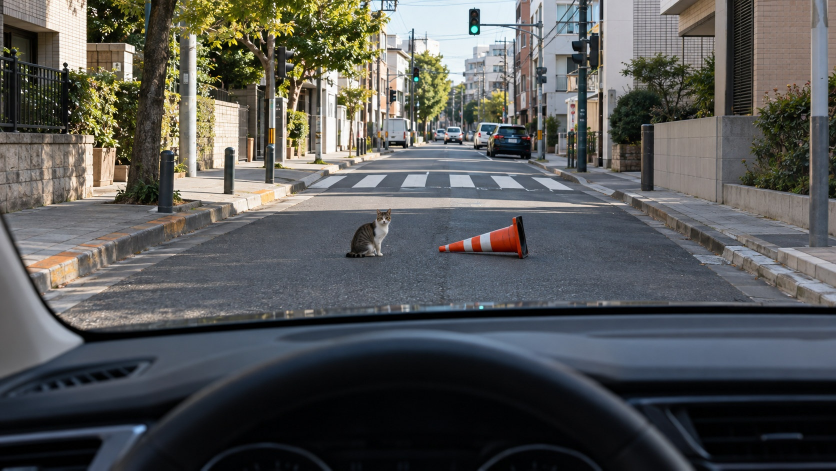
#> input picture training/dataset/images/train/cat-cone.jpg, 1672 x 941 px, given in place of clear-green.jpg, which was not available (shown at 1/2 size)
$ python build_dataset.py
#> lines starting #> are read from the running program, lines starting #| are printed output that depends on the picture; pictures that were not available may be replaced by others from this repository, and a replacement may not be noted
"""Monta o dataset YOLO (training/dataset) a partir das cenas + annotations.py.

Como há apenas 5 cenas, cada uma é expandida em várias variações offline
(recortes aleatórios que mantêm os objetos, ajustes de brilho/contraste,
espelhamento horizontal). Variações de matiz NÃO são aplicadas, pois
trocariam vermelho por verde.
"""
import random
import shutil
from pathlib import Path

from PIL import Image, ImageEnhance

from annotations import ANNOTATIONS, CLASSES, REF_H, REF_W, yolo_lines

ROOT = Path(__file__).resolve().parent.parent
SCENES = ROOT / 'public' / 'scenes'
OUT = Path(__file__).resolve().parent / 'dataset'
VARIANTS = 14          # variações por cena (além da original)
random.seed(7)


def boxes_for(scene_id):
    return [(CLASSES.index(n), x1 / REF_W, y1 / REF_H, x2 / REF_W, y2 / REF_H)
            for n, x1, y1, x2, y2 in ANNOTATIONS[scene_id]]


def write_label(path, boxes):
    lines = []
    for c, x1, y1, x2, y2 in boxes:
        x1, y1, x2, y2 = [min(1, max(0, v)) for v in (x1, y1, x2, y2)]
        if x2 - x1 < 0.004 or y2 - y1 < 0.004:
            continue
        lines.append(f'{c} {(x1 + x2) / 2:.6f} {(y1 + y2) / 2:.6f} {x2 - x1:.6f} {y2 - y1:.6f}')
    path.write_text('\n'.join(lines) + '\n')


def variant(img, boxes):
    w, h = img.size
    # recorte aleatório (escala 0.7-1.0) que mantém a maioria das caixas visíveis
    s = random.uniform(0.7, 1.0)
    cw, ch = int(w * s), int(h * s)
    x0, y0 = random.randint(0, w - cw), random.randint(0, h - ch)
    crop = img.crop((x0, y0, x0 + cw, y0 + ch)).resize((w, h), Image.BILINEAR)
    nb = []
    for c, x1, y1, x2, y2 in boxes:
        X1, Y1, X2, Y2 = x1 * w, y1 * h, x2 * w, y2 * h
        X1, X2 = max(X1, x0), min(X2, x0 + cw)
        Y1, Y2 = max(Y1, y0), min(Y2, y0 + ch)
        if X2 - X1 < 0.6 * (x2 - x1) * w or Y2 - Y1 < 0.6 * (y2 - y1) * h:
            continue  # objeto cortado demais
        nb.append((c, (X1 - x0) / cw, (Y1 - y0) / ch, (X2 - x0) / cw, (Y2 - y0) / ch))
    if random.random() < 0.5:  # espelhamento horizontal
        crop = crop.transpose(Image.FLIP_LEFT_RIGHT)
        nb = [(c, 1 - x2, y1, 1 - x1, y2) for c, x1, y1, x2, y2 in nb]
    crop = ImageEnhance.Brightness(crop).enhance(random.uniform(0.8, 1.2))
    crop = ImageEnhance.Contrast(crop).enhance(random.uniform(0.85, 1.15))
    crop = ImageEnhance.Color(crop).enhance(random.uniform(0.85, 1.15))  # saturação, não matiz
    return crop, nb


def main():
    if OUT.exists():
        shutil.rmtree(OUT)
    for split in ('train', 'val'):
        (OUT / 'images' / split).mkdir(parents=True)
        (OUT / 'labels' / split).mkdir(parents=True)
    for sid in ANNOTATIONS:
        img = Image.open(SCENES / f'{sid}.jpg').convert('RGB')
#> img is the input picture: PIL image 1672x941 RGB; mean R, G, B 86.2, 87.1, 85.9
        boxes = boxes_for(sid)
        # original: vai para train e val (val = as 5 cenas originais do jogo)
        for split in ('train', 'val'):
            img.save(OUT / 'images' / split / f'{sid}.jpg', quality=95)
            write_label(OUT / 'labels' / split / f'{sid}.txt', boxes)
        for i in range(VARIANTS):
            v, nb = variant(img, boxes)
            v.save(OUT / 'images' / 'train' / f'{sid}_v{i:02d}.jpg', quality=92)
            write_label(OUT / 'labels' / 'train' / f'{sid}_v{i:02d}.txt', nb)
#> this loop made 14 passes
#> pass 1, in variant, `crop = img.crop((x0, y0, x0 + cw, y0 + ch)).resize((w, h), Image.BILIN..`:
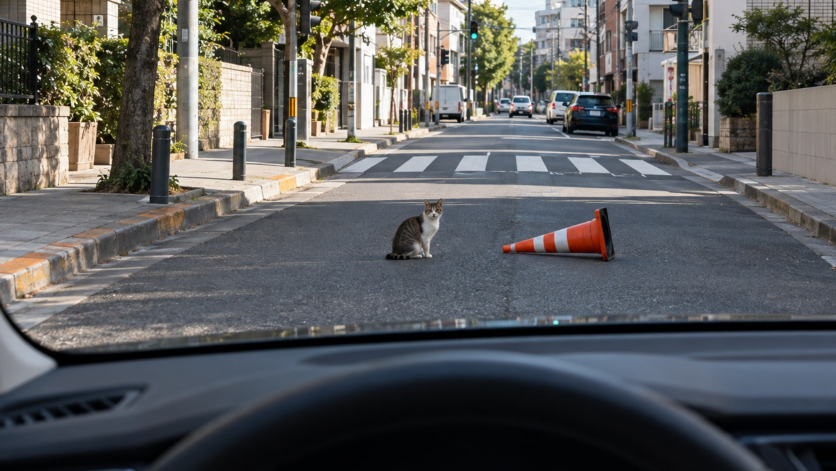
#> crop: PIL image 1672x941 RGB (shown at 1/2 size); mean R, G, B 90.4, 91.5, 91.2
#> pass 1, in variant, `crop = ImageEnhance.Brightness(crop).enhance(random.uniform(0.8, 1.2))`:
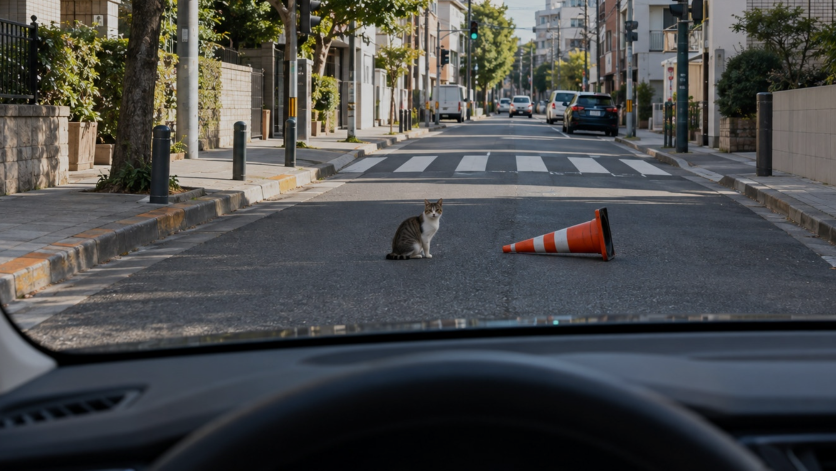
#> crop: PIL image 1672x941 RGB (shown at 1/2 size); mean R, G, B 74.5, 75.3, 75.1
#> after the loop:
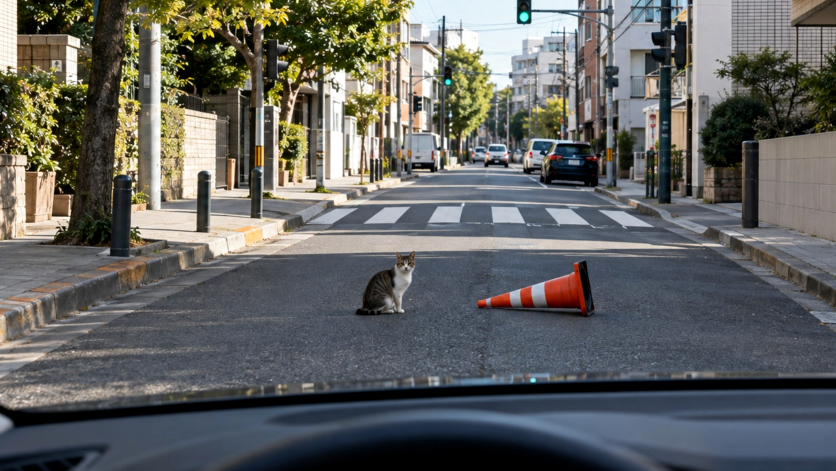
#> v: PIL image 1672x941 RGB (shown at 1/2 size); mean R, G, B 98.3, 99.3, 96.6
#> pass 2 of the loop in main, `for sid in ANNOTATIONS:`:
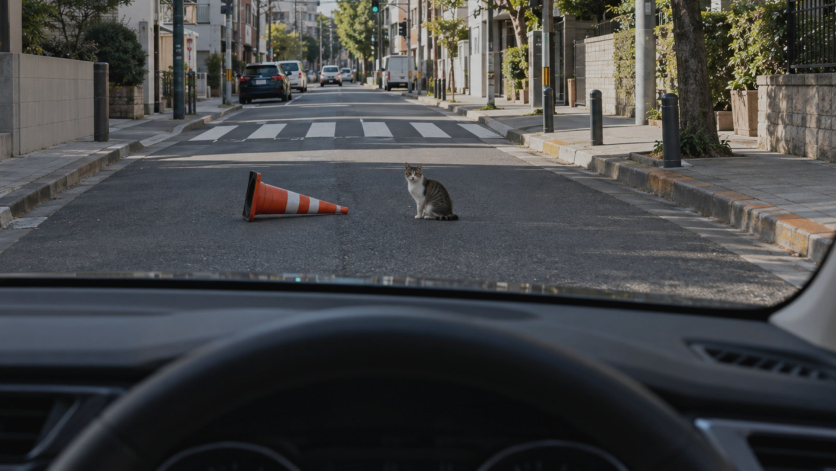
#> input picture training/dataset/images/train/cat-cone_v00.jpg, 1672 x 941 px, given in place of red-pedestrian.jpg, which was not available (shown at 1/2 size)
#> in main, img is the input picture: PIL image 1672x941 RGB; mean R, G, B 69.2, 70.1, 70.8
#> the loop in main, `for i in range(VARIANTS):` made 14 passes
#> pass 1, in variant (call 15), `crop = ImageEnhance.Brightness(crop).enhance(random.uniform(0.8, 1.2))`:
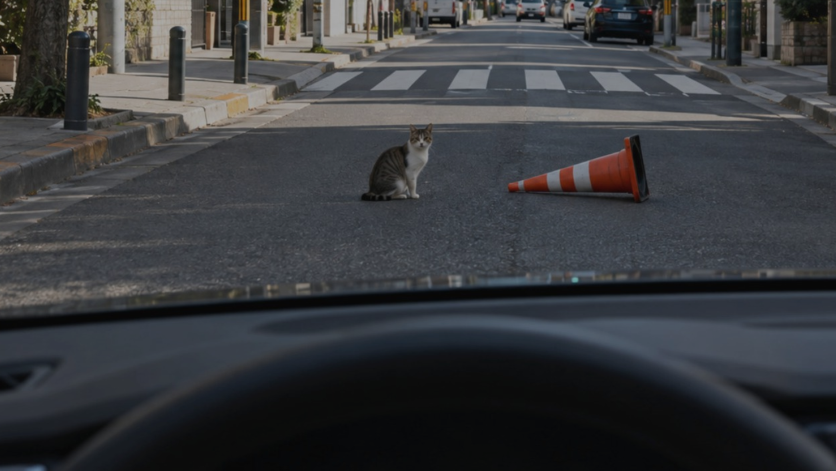
#> crop: PIL image 1672x941 RGB (shown at 1/2 size); mean R, G, B 57.9, 59.6, 62.4
#> after the loop in main, `for i in range(VARIANTS):`:
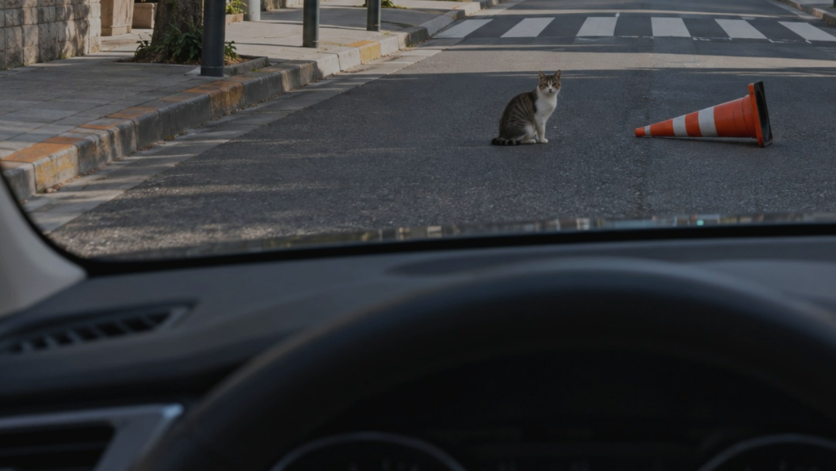
#> v: PIL image 1672x941 RGB (shown at 1/2 size); mean R, G, B 54.4, 56.3, 59.2
    yaml = f"path: {OUT}\ntrain: images/train\nval: images/val\nnames:\n" + ''.join(f'  {i}: {n}\n' for i, n in enumerate(CLASSES))
    (Path(__file__).resolve().parent / 'data.yaml').write_text(yaml)
    print('train:', len(list((OUT / 'images' / 'train').glob('*.jpg'))), 'val:', len(list((OUT / 'images' / 'val').glob('*.jpg'))))


if __name__ == '__main__':
#> (the run stopped early here; a loop or call above may not have finished)
